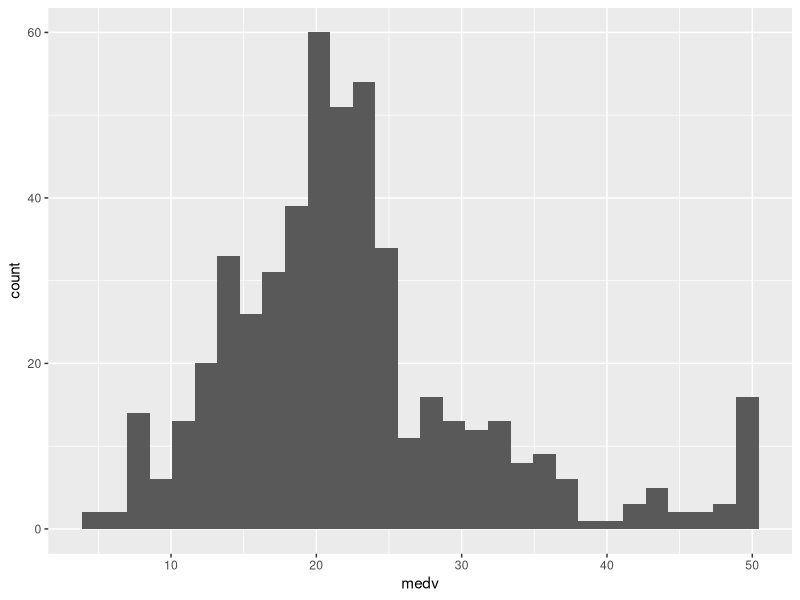

R code for this plot: (Note: this script raises an error after producing the figure.)
#' ---
#' title: 'Implimenting Popular ML Algorithms in R: Workshop'
#' author: "Katie Sasso"
#' date: '`r format(Sys.Date(), "%B %d, %Y")`'
#' output: 
#'   html_document:
#'     toc: true
#'     toc_float: true
#'     #code_folding: hide
#' ---
#' 
#' ## The Boston Housing Dataset
#' 
#' This data set contains information collected by the U.S Census Service concerning housing in the area of Boston Mass. 
#' 
#' <div class="column-left">
## ----message=FALSE, warning= FALSE, error=FALSE--------------------------

library(MASS)
library(caret)
boston <- Boston
str(boston)


#' 
#' The Boston data frame contains the following variables:
#' 
#' - **crim**: per capita crime rate by town.
#' - **zn**:  proportion of residential land zoned for lots over 25,000 sq.ft.
#' - **indus**: proportion of non-retail business acres per town.
#' - **chas**: Charles River dummy variable (= 1 if tract bounds river; 0 otherwise).
#' - **nox**: nitrogen oxides concentration (parts per 10 million).
#' - **rm**: average number of rooms per dwelling.
#' - **age**: proportion of owner-occupied units built prior to 1940.
#' - **dis**: weighted mean of distances to five Boston employment centres.
#' - **rad**: index of accessibility to radial highways.
#' - **tax**: full-value property-tax rate per \$10,000.
#' - **ptratio**: pupil-teacher ratio by town.
#' - **black**: 1000(Bk - 0.63)^2 where Bk is the proportion of African-Americans by town.
#' - **lstat**: lower status of the population (percent).
#' - **medv**: median value of owner-occupied homes in \$1000s.
#'     + Prices are not in error - data is from the 70s
#'     
#'    
#' **We will use various methods to predict the median value of owner-occupied homes in $1000s (medv)**
#' 
#' ### Data Checks
## ----message=FALSE, warning= FALSE, error=FALSE--------------------------

library(purrr)
map_dbl(boston, ~sum(is.na(.)))
# if there were NAs we would need to deal with this in an appropriate manner (list-wise deletion, multiple imputation, etc.)

#Inspect the range of medv
summary(boston$medv)
library(ggplot2)
ggplot(boston, aes(medv)) + geom_histogram(bins = 30)


#' 
#' ## Tools
#' 
#' One quick and easy way to start tackling various machine learning problems is to use a package, like Caret or Scikit (Python) that provide a uniform interface to functions from many different ML libraries/packages:
#' 
#' - These packages provide standardized functions for common tasks (i.e., training, prediction, tuning, variable importance)
#' - Allow you to quickly and easily compare the performance of multiple algorithms
#' 
#' **Cost of Convenience**:
#' 
#' - All tuning parameters available for a given model (i.e., function) may not be immediately obvious when called from packages like these
#'     + e.g., ntree in randomForest package - you can tune it from within caret but have to do so somewhat manually
#' - Important data pre-processing steps for various models/functions may not be as apparent as they are in the source package documentation
#'     + e.g., pre-processing of factor/categorical variables in xgboost
#' - Always wise to be familiar with the function's source documentation
#' 
#' 
#' ### The Caret Package in R
#' 
#' <iframe src = "https://topepo.github.io/caret/index.html", style = "width:900px; height:700px"></iframe>
#' 
#' 
#' ### Scikit in Python
#' 
#' <iframe src = "http://scikit-learn.org/stable/index.html", style = "width:900px; height:700px"></iframe>
#' 
#' ## Data Splitting and Pre-processing
## ----message=FALSE, warning= FALSE, error=FALSE--------------------------
# configure multicore - OPTIONAL
# if parallel backend is loaded and available functions that use it will do so.
# can turn this off in "trainControl" function or simply do  no load parallel backend into session
library(caret)
library(doParallel)
cl <- makeCluster(detectCores()-1)
registerDoParallel(cl)


# use caret’s createDataPartition() function to partition the data into training (70%) and test sets (30%).

seed = set.seed(42)
# ?createDataPartition
index <- createDataPartition(boston$medv, p = 0.7, list = FALSE)
#multiple arguments we can use to customize and create balanced splits of the data. I.e., we can could change the groups argument to adjust the percentile based section that sampling is done within
#We could split based on the predictors, customize splitting for timeseries, or split with consideration to important groups
train <- boston[index, ]
test  <- boston[-index, ]


#' 
#' Several other pre-processing steps may be needed depending on your data and the model used. Caret, for example, provides a broad overview of the usual [pre-processing essentials](https://topepo.github.io/caret/pre-processing.html#creating-dummy-variables). 
#' 
#' Some common cases to look out for:
#' 
#' - Zero- and Near Zero-Variance Predictors
#' - Transforming predictors
#' - Correlated predictors
#' - Converting factors/categorical variables to Dummy Variables (i.e., one-hot encoding)
#'     + If your categorical variable happens to be type integer or numeric (i.e., chas, rad in boston) this may or may not be necessary depending on the number of categories, your question of interest, and what the integer reflects 
#'     + _chas_ variable in our examples is already set up as a dummy variable
#'     + We are going to choose to treat the _rad_ variable (i.e., index of accessibility to radial highways) as numeric since it reflects incremental levels of accessibility to the highway
#'     + if the numbers were not meaningful (i.e., value of 2 was not further from highway than 1) we would want to dummy code this variable
#' 
## ----message=FALSE, warning= FALSE, error=FALSE--------------------------
# several functions available for dummy coding - here is one from Caret package 
# NOTE we would want to do this before train/test split 
library(dplyr)
table(boston$rad)
boston_dummy <- boston %>% 
  mutate(rad = as.factor(rad))

dummies <- dummyVars(medv ~., data = boston_dummy) 
boston_dummy <- as.data.frame(predict(dummies, newdata = boston_dummy))

head(boston_dummy)

#' 
#' ## Bagging & Random Forest
#' 
## ----message=FALSE, warning= FALSE, error=FALSE--------------------------

#Recalling that bagging is a special case of a random forest (with m = p), the randomForest() function can be used to perform both random forests and bagging.
# set m = p (i.e., bagging)

tunegrid <- expand.grid(mtry=ncol(boston)-1)

rf_fit_bag <- train(medv ~ .,
                  data = train,
                  method = "rf",
                  tuneGrid = tunegrid,
                  trControl = trainControl(method = "repeatedcv", # could've also done oob resampling here instead 
                                                  number = 10,  # number of folds
                                                  repeats = 3,  # # of repeats (i.e., 10-fold cross validation with 3 repeats)
                                                  verboseIter = FALSE),
                importance = TRUE) # we don't want to print training log
print(rf_fit_bag)
varImp(rf_fit_bag)

yhat_rf_bag <- predict(rf_fit_bag,newdata=test)
rf_bag_test_err <- data.frame(model = 'bag', testerr = mean((yhat_rf_bag-test$medv)^2))

test_err <- rf_bag_test_err

#let's try the typical setting of m - i.e., a random forest 

tunegrid <- expand.grid(mtry=sqrt(ncol(boston))) # just creating a dataframe from all combinations of factor variables. Could've just done data.frame here but should use expand.grid in the event of more than one tuning parameter

#could've also done this
#tunegrid <- data.frame(mtry=sqrt(ncol(boston))) 

rf_fit <- train(medv ~ .,
                  data = train,
                  method = "rf",
                  tuneGrid = tunegrid,
                  trControl = trainControl(method = "repeatedcv", # could've also done oob resampling here instead 
                                                  number = 10,  # number of folds
                                                  repeats = 3,  # repeats
                                                  verboseIter = FALSE),
                importance = TRUE) # we don't want to print training log
print(rf_fit)
varImp(rf_fit)



#visualizing variable importance
imp_df <- bind_rows(varImp(rf_fit)[1]) %>% 
  mutate(var = names(boston[1:13]))
  

imp_df %>%  
  ggplot2::ggplot(aes(x = reorder(var, Overall),Overall)) + 
  geom_bar(stat = "density") +
  coord_flip()

#how good is performance on test set? pretty good!
yhat_rf = predict(rf_fit,newdata=test)
plot(yhat_rf, test$medv)
abline(0,1)


rf_test_err <- data.frame(model = 'rf', testerr = mean((yhat_rf-test$medv)^2))
test_err <- rbind(test_err, rf_test_err)

# could've set ntree as well but ability to do so not as apparent as in the source randomForest package - in my opinion
# In caret, could also do a random search for turning parameters (random values within a range)
library(caret)

rf_fit <- train(medv ~ .,
                  data = train,
                  method = "rf",
                  tuneLength = 10,
                  ntree = 25,
                  trControl = trainControl(method = "oob", #could've used resampling here instead
                                           number = 10,  
                                           verboseIter = FALSE,# we don't want to print training log
                                           search = 'random')
                ) #try random tuning parameters for all available tuning options. We will set the max number of tuning parameter combos generated from random search with tuneLength

#looks like the sqrt with resampling may have been the best!
print(rf_fit)
#lastly - could've written some of our own code to try several different values of ntree with the optimal mtry value we've identified 

control <- trainControl(method="repeatedcv", number=10, repeats=3, search="grid")
tunegrid <- expand.grid(mtry=c(sqrt(ncol(boston))))
modellist <- list()
for (ntree in c(1000, 1500, 2000, 2500)) {
	set.seed(seed)
	fit <- train(medv ~ ., data=train, method="rf", tuneGrid=tunegrid, trControl=control, ntree=ntree)
	key <- toString(ntree)
	modellist[[key]] <- fit
}
# compare results

results <- resamples(modellist)
summary(results)

#Looks like ntree = 2000 outperforms the default value of 500. 


#' 
#' ### eXtreme Gradient Boosting
## ----message=FALSE, warning= FALSE, error=FALSE--------------------------
# could use library(xgboost) as well in R. 
# impliment the extreme gradient boosting algorithm. Very high predictive accuracy - often used by winners of Kaggle competitions

# it is extremely fast allowing the user to manually specify the number of threads
# includes support for a range of languages including Scala, Java, R, Python, Julia and C++

#Supports distributed and widespread training on many machines that encompass GCE, AWS, Azure and Yarn clusters. XGBoost can also be integrated with Spark, Flink and other cloud dataflow systems with a built in cross validation at each iteration of the boosting process.

#learn more here : https://www.analyticsvidhya.com/blog/2016/03/complete-guide-parameter-tuning-xgboost-with-codes-python/.

#source cred on the above: https://www.analyticsvidhya.com/blog/2017/09/common-machine-learning-algorithms/

# ?xgboost::xgboost


xgb_fit <- train(medv ~ .,
                 data = train, 
                 method = "xgbTree",
                  trControl = trainControl(method = "repeatedcv", 
                                                  number = 10, 
                                                  repeats = 3, 
                                                  verboseIter = FALSE),
                 importance = TRUE)
print(xgb_fit)
varImp(xgb_fit)

yhat_xgb = predict(xgb_fit,newdata=test)

xgb_test_err <- data.frame(model = 'xgb', testerr = mean((yhat_xgb-test$medv)^2))
test_err <- rbind(test_err, xgb_test_err)

#winner? 
library(ggplot2)
library(dplyr)

test_err %>% 
  ggplot(aes(model,testerr)) +
  geom_bar(stat = "density")

 #rm (avg. number of rooms per dwelling) is still by far the most important

#eta is our learning rate or "shrinkage parameter" from slides
# max_depth - number of splits in each tree
# nrounds  - number of iterations (i.e., trees to fit )

#could've tuned variables like before
tunegrid <- expand.grid(nrounds=500, max_depth = 4,eta = 0.3, gamma = 0, colsample_bytree = 1, 
                        min_child_weight = 1, subsample = 1)

xgb_fit <- train(medv ~ .,
                 data = train, 
                 method = "xgbTree",
               #  tuneGrid = tunegrid,
                  trControl = trainControl(method = "repeatedcv", 
                                                  number = 10, 
                                                  repeats = 2, 
                                                  verboseIter = FALSE),
                 importance = TRUE)
print(xgb_fit)

  
	

#' 
#' 
